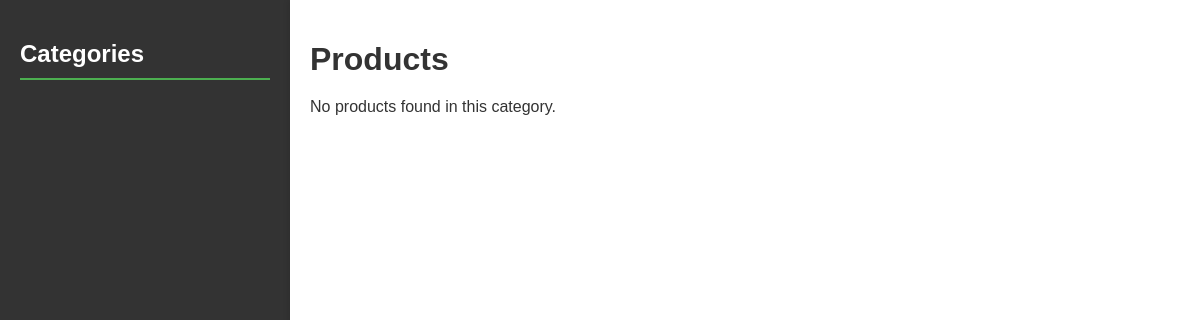
/products/, run on an earlier commit of the app's database.
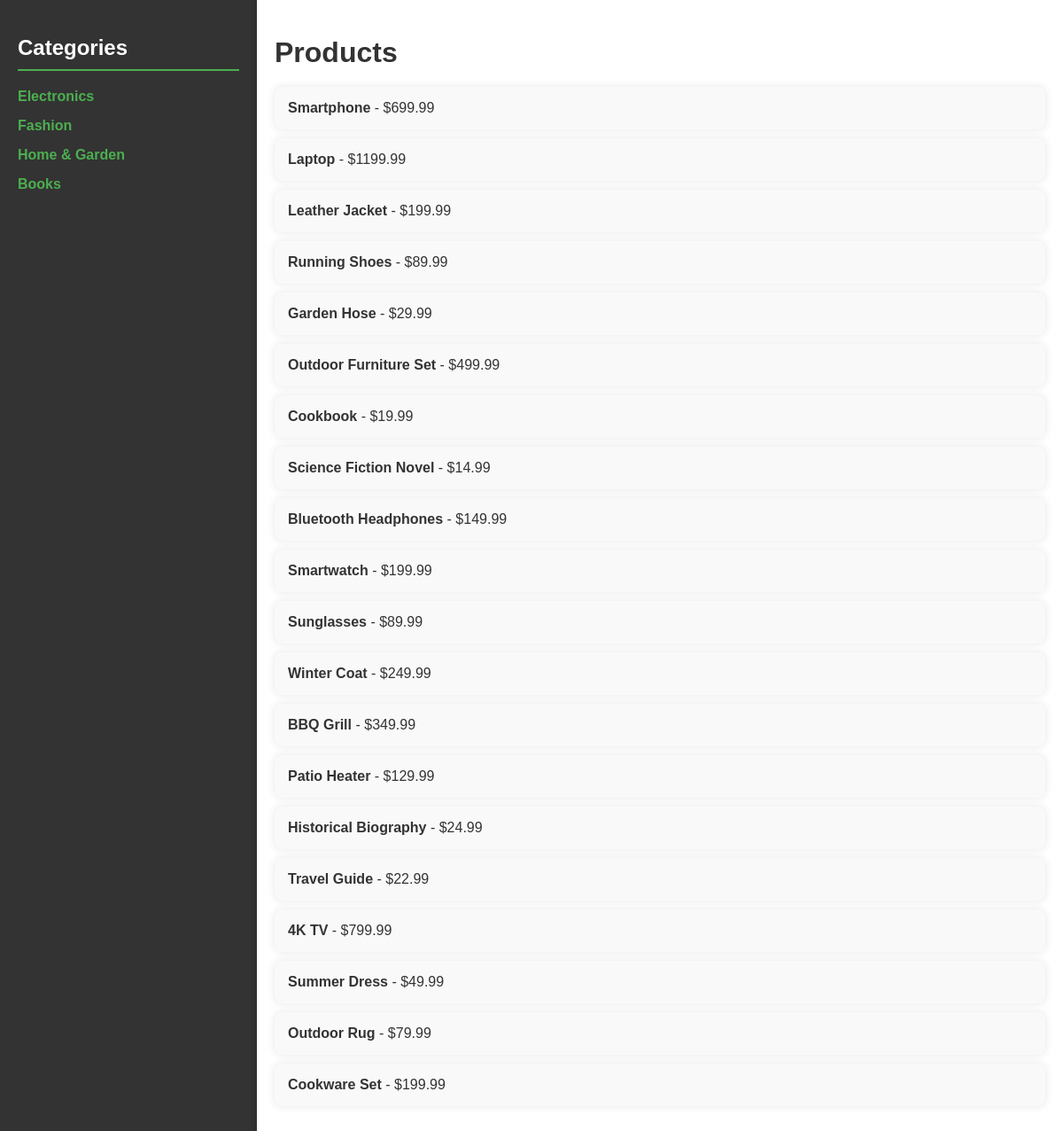
And on a later commit of the database.
### products/models.py (models this page shows, shortened)
class Category(models.Model):
    name = models.CharField(max_length=255)
    parent = models.ForeignKey('self', on_delete=models.CASCADE, related_name='subcategories', null=True, blank=True)

class Product(models.Model):
    category = models.ForeignKey(Category, on_delete=models.CASCADE, related_name='products')
    name = models.CharField(max_length=255)
    description = models.TextField()
    price = models.DecimalField(max_digits=10, decimal_places=2)
    stock = models.IntegerField(default=0)
    image = models.ImageField(upload_to='products/', null=True, blank=True)
    def get_absolute_url(self):
        return reverse('product_detail', args=[str(self.id)])

### products/views.py (the view)
# urls.py: path('', views.product_list, name='product_list'),  # URL pattern for product list
def product_list(request):
    category_id = request.GET.get('category')
    if category_id:
        products = Product.objects.filter(category_id=category_id)
    else:
        products = Product.objects.all()
    categories = Category.objects.all()
    return render(request, 'products/product_list.html', {
        'products': products,
        'categories': categories,
    })

### products/templates/products/product_list.html (shortened to what this page needs)
<!DOCTYPE html>
<html lang="en">
  <head>
  </head>
  <body>
    <div class="container">
      <div class="sidebar">
        <h2>Categories</h2>
        <ul>
          {% for category in categories %}
          <li>
            <a href="?category={{ category.id }}"
               {% if category.id|stringformat:"s" == request.GET.category|stringformat:"s" %}style="color: #66bb6a;"{% endif %}>
              {{ category.name }}
            </a>
          </li>
          {% endfor %}
        </ul>
      </div>
      <div class="content">
        <h1>Products</h1>
        {% if products %}
        <ul>
          {% for product in products %}
          <li>
            <a href="{{ product.get_absolute_url }}">{{ product.name }}</a> -
            ${{ product.price }}
          </li>
          {% endfor %}
        </ul>
        {% else %}
        <p>No products found in this category.</p>
        {% endif %}
      </div>
    </div>
  </body>
</html>

### products/templates/products/product_list.html (style rules this page uses)
body { font-family: Arial, sans-serif; margin: 0; padding: 0; color: #333; background-color: #f4f4f4; display: flex; flex-direction: column; min-height: 100vh; }
.container { display: flex; flex: 1; }
.sidebar { width: 250px; background-color: #333; color: white; padding: 20px; box-shadow: 2px 0 5px rgba(0, 0, 0, 0.1); }
.sidebar h2 { color: #fff; margin-bottom: 20px; border-bottom: 2px solid #4caf50; padding-bottom: 10px; }
.sidebar ul { list-style-type: none; padding: 0; margin: 0; }
.sidebar ul li { margin: 15px 0; }
.sidebar ul li a { text-decoration: none; color: #4caf50; font-weight: bold; display: block; }
.content { flex: 1; padding: 20px; background-color: #fff; box-shadow: -2px 0 5px rgba(0, 0, 0, 0.1); }
.content h1 { margin-bottom: 20px; color: #333; }
.content ul { list-style-type: none; padding: 0; margin: 0; }
.content ul li { background: #f9f9f9; margin: 10px 0; padding: 15px; border-radius: 8px; box-shadow: 0 0 10px rgba(0, 0, 0, 0.1); transition: background-color 0.3s ease; }
.content ul li a { text-decoration: none; color: #333; font-weight: bold; }

What changed in the data, as far as the page shows it:
added Category: name "Electronics"
added Category: name "Fashion"
added Category: name "Home & Garden"
added Category: name "Books"
added Product: name "Smartphone", price "699.99"
added Product: name "Laptop", price "1199.99"
added Product: name "Leather Jacket", price "199.99"
added Product: name "Running Shoes", price "89.99"
added Product: name "Garden Hose", price "29.99"
added Product: name "Outdoor Furniture Set", price "499.99"
added Product: name "Cookbook", price "19.99"
added Product: name "Science Fiction Novel", price "14.99"
added Product: name "Bluetooth Headphones", price "149.99"
added Product: name "Smartwatch", price "199.99"
added Product: name "Sunglasses", price "89.99"
added Product: name "Winter Coat", price "249.99"
added Product: name "BBQ Grill", price "349.99"
added Product: name "Patio Heater", price "129.99"
added Product: name "Historical Biography", price "24.99"
added Product: name "Travel Guide", price "22.99"
added Product: name "4K TV", price "799.99"
added Product: name "Summer Dress", price "49.99"
added Product: name "Outdoor Rug", price "79.99"
added Product: name "Cookware Set", price "199.99"
Also different on the page:
text no longer shown: "No products found in this category."
